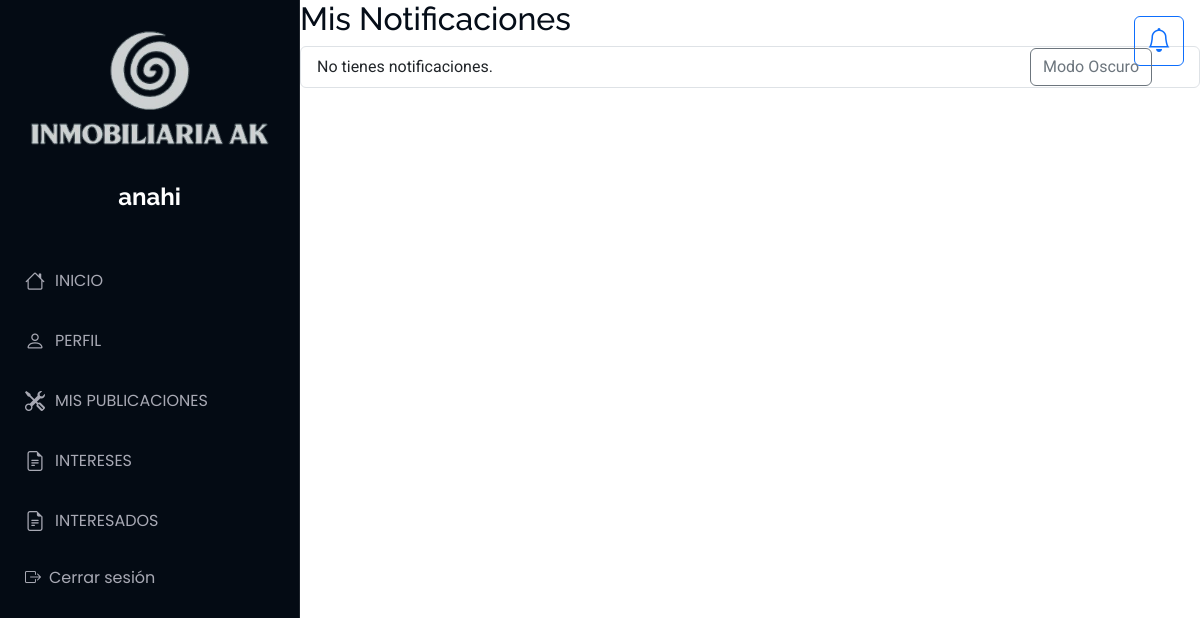
The app's page /Notificacion/notificaciones (signed in), older data.
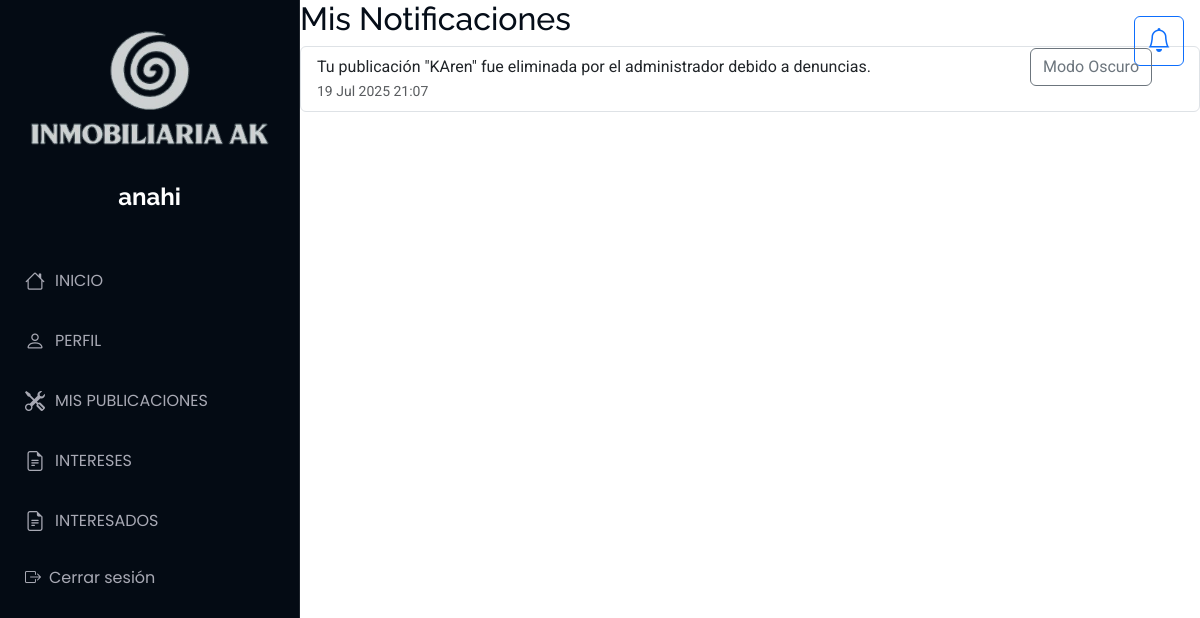
The same page, newer data.
### Aplicaciones/Notificacion/models.py (models this page shows, shortened)
class Notificacion(models.Model):
    usuario = models.ForeignKey(Usuario, on_delete=models.CASCADE, related_name='notificaciones')
    mensaje = models.TextField()
    leido = models.BooleanField(default=False)
    fecha = models.DateTimeField(auto_now_add=True)

### Aplicaciones/Notificacion/views.py (the view)
# urls.py: path('notificaciones', views.notificaciones, name='notificaciones'),
def notificaciones(request):
    usuario_id = request.session.get('usuario_id')
    if not usuario_id:
        return redirect('iniciosesion')
    usuario = Usuario.objects.get(id=usuario_id)
    notificaciones = Notificacion.objects.filter(usuario=usuario).order_by('-fecha')
    return render(request, 'notificaciones.html', {'notificaciones': notificaciones})

### Aplicaciones/Notificacion/templates/notificaciones.html
{% extends 'plantilla.html' %}
{% load static %}
{% block body %}
<main>
    <h2>Mis Notificaciones</h2>
    <ul class="list-group">
    {% for notificacion in notificaciones %}
        <li class="list-group-item {% if not notificacion.leido %}fw-bold{% endif %}">
        {{ notificacion.mensaje }} <br>
        <small class="text-muted">{{ notificacion.fecha|date:"d M Y H:i" }}</small>
        </li>
    {% empty %}
        <li class="list-group-item">No tienes notificaciones.</li>
    {% endfor %}
    </ul>
</main>
{% endblock %}

Row changes from the older to the newer data that the page shows:
added Notificacion: mensaje "Tu publicación \"KAren\" fue eliminada por el administrador debido a denuncias.", fecha "19 Jul 2025 21:07"
Text that changed along with them:
text no longer shown: "No tienes notificaciones."
